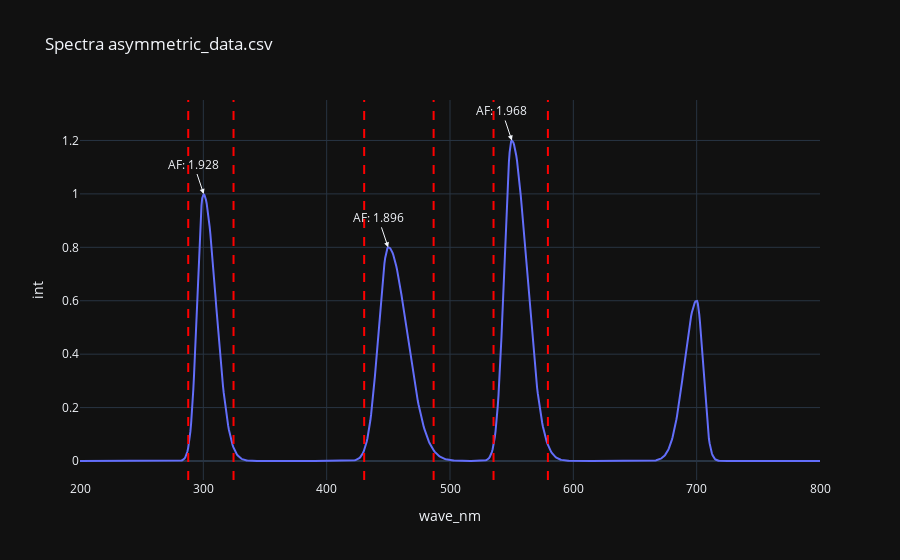

Notebook code for this chart:
### Code cell
import pandas as pd
import plotly.express as px
from scipy.signal import find_peaks, peak_widths
import numpy as np

def find_asymmetry(data, peak_prominence, filename):
    fig = px.line(data, x="wave_nm", y="int", title=f'Spectra {filename}')
    peaks, properties = find_peaks(data["int"], prominence=peak_prominence)

    for i, peak in enumerate(peaks):
        widths, heights, left_ips, right_ips = peak_widths(data["int"], [peak], rel_height=0.95)
        
        # Convert interpolated indices to x-axis values
        left_x = np.interp(left_ips[0], range(len(data)), data['wave_nm'])
        right_x = np.interp(right_ips[0], range(len(data)), data['wave_nm'])
        peak_x = data['wave_nm'].iloc[peak]
        
        # Calculate asymmetry factor
        left_half_width = peak_x - left_x
        right_half_width = right_x - peak_x
        asymmetry_factor = right_half_width / left_half_width
        
        print(f"Peak {i+1}: Left HW = {left_half_width:.2f}, Right HW = {right_half_width:.2f}, Asymmetry Factor = {asymmetry_factor:.3f}")

        # Add annotation to the plot
        fig.add_annotation(x=peak_x, y=data['int'].iloc[peak],
                           text=f'AF: {asymmetry_factor:.3f}',
                           showarrow=True,
                           arrowhead=2)
        
        # Add vertical lines for peak boundaries
        fig.add_vline(x=left_x, line_dash="dash", line_color="red")
        fig.add_vline(x=right_x, line_dash="dash", line_color="red")

    fig.write_html(f'spectra_{peak_prominence}_{filename}.html')
    return fig

# Usage
filename = 'asymmetric_data.csv'  # Replace with your actual filename
peak_prominence = 0.6  # Adjust as needed
data = pd.read_csv(filename, sep='\s+')
fig = find_asymmetry(data, peak_prominence, filename)
fig.show()

### Figure 1 — Plotly figure (JSON) as saved in the notebook; plotly's stock layout.template omitted (floating-point values rounded to 4 significant figures; data arrays with more than 128 entries replaced by an {"elided": "..."} marker saying what was removed)
{"data": [{"hovertemplate": "wave_nm=%{x}<br>int=%{y}<extra></extra>", "legendgroup": "", "line": {"color": "#636efa", "dash": "solid"}, "marker": {"symbol": "circle"}, "mode": "lines", "name": "", "orientation": "v", "showlegend": false, "x": {"elided": "1000 float values"}, "xaxis": "x", "y": {"elided": "1000 float values"}, "yaxis": "y", "type": "scatter"}], "layout": {"xaxis": {"anchor": "y", "domain": [0.0, 1.0], "title": {"text": "wave_nm"}}, "yaxis": {"anchor": "x", "domain": [0.0, 1.0], "title": {"text": "int"}}, "legend": {"tracegroupgap": 0}, "title": {"text": "Spectra asymmetric_data.csv"}, "annotations": [{"arrowhead": 2, "showarrow": true, "text": "AF: 1.928", "x": 300.3, "y": 0.9995}, {"arrowhead": 2, "showarrow": true, "text": "AF: 1.896", "x": 449.8, "y": 0.7999}, {"arrowhead": 2, "showarrow": true, "text": "AF: 1.968", "x": 550.2, "y": 1.2}], "shapes": [{"line": {"color": "red", "dash": "dash"}, "type": "line", "x0": 287.8, "x1": 287.8, "xref": "x", "y0": 0, "y1": 1, "yref": "y domain"}, {"line": {"color": "red", "dash": "dash"}, "type": "line", "x0": 324.5, "x1": 324.5, "xref": "x", "y0": 0, "y1": 1, "yref": "y domain"}, {"line": {"color": "red", "dash": "dash"}, "type": "line", "x0": 430.4, "x1": 430.4, "xref": "x", "y0": 0, "y1": 1, "yref": "y domain"}, {"line": {"color": "red", "dash": "dash"}, "type": "line", "x0": 486.7, "x1": 486.7, "xref": "x", "y0": 0, "y1": 1, "yref": "y domain"}, {"line": {"color": "red", "dash": "dash"}, "type": "line", "x0": 535.3, "x1": 535.3, "xref": "x", "y0": 0, "y1": 1, "yref": "y domain"}, {"line": {"color": "red", "dash": "dash"}, "type": "line", "x0": 579.4, "x1": 579.4, "xref": "x", "y0": 0, "y1": 1, "yref": "y domain"}]}}
